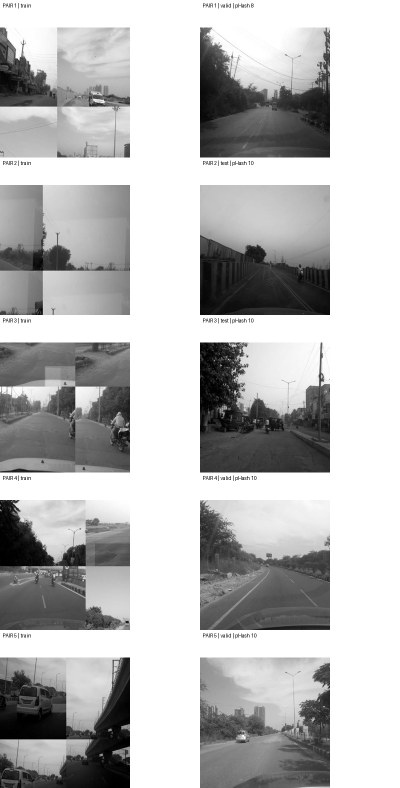
#> input picture experiments/dataset_quality/cross_split_manual_sheet_1.jpg, 800 x 1575 px, given in place of India_008541_jpg.rf.411752ffbb57ebb8c9ec33a9898daa7d.jpg, which was not available (shown at 1/2 size)
$ python compare_near_duplicates.py
#> lines starting #> are read from the running program, lines starting #| are printed output that depends on the picture
from pathlib import Path
from PIL import Image, ImageDraw

root = Path("data/raw/RDD-India")

image1 = root / "valid/images/India_008541_jpg.rf.411752ffbb57ebb8c9ec33a9898daa7d.jpg"
image2 = root / "test/images/India_000940_jpg.rf.f79a0d44fd1626ece8cc81897f9945d6.jpg"

img1 = Image.open(image1).convert("RGB")
#> img1 is the input picture: PIL image 800x1575 RGB; min 0, max 255, mean 186.6
img2 = Image.open(image2).convert("RGB")
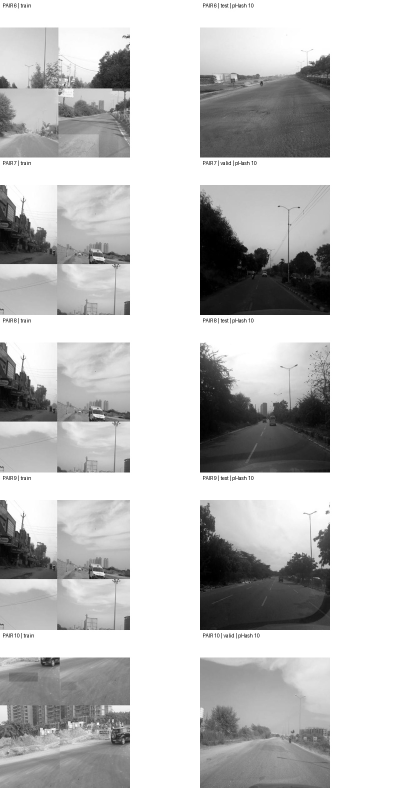
#> input picture experiments/dataset_quality/cross_split_manual_sheet_2.jpg, 800 x 1575 px, given in place of India_000940_jpg.rf.f79a0d44fd1626ece8cc81897f9945d6.jpg, which was not available (shown at 1/2 size)
#> img2 is the input picture: PIL image 800x1575 RGB; min 0, max 255, mean 196.3

img1.thumbnail((416, 416))
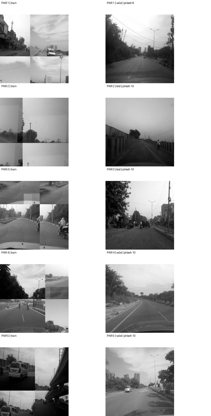
#> img1: PIL image 211x416 RGB; min 0, max 255, mean 186.5
img2.thumbnail((416, 416))
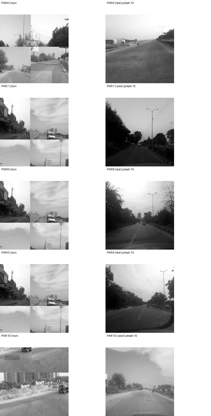
#> img2: PIL image 211x416 RGB; min 0, max 255, mean 196.2

canvas = Image.new("RGB", (850, 470), "white")
#> canvas: PIL image 850x470 RGB; every value is 255

draw = ImageDraw.Draw(canvas)

canvas.paste(img1, (5, 40))
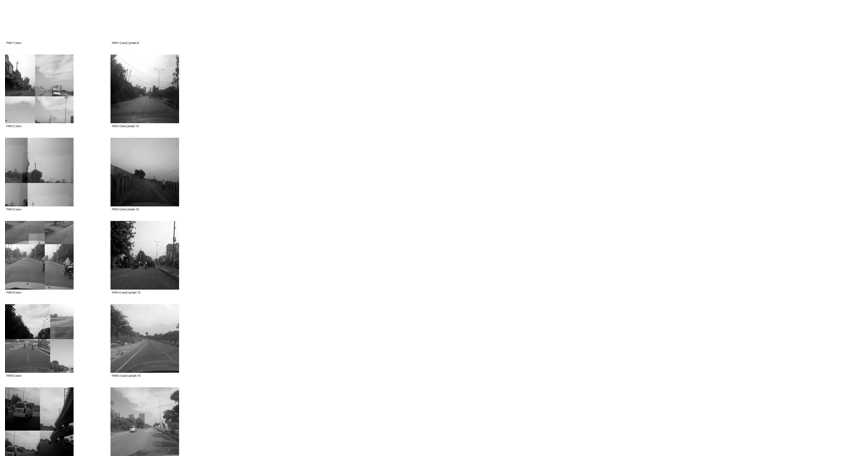
#> canvas: PIL image 850x470 RGB; min 0, max 255, mean 240
canvas.paste(img2, (430, 40))
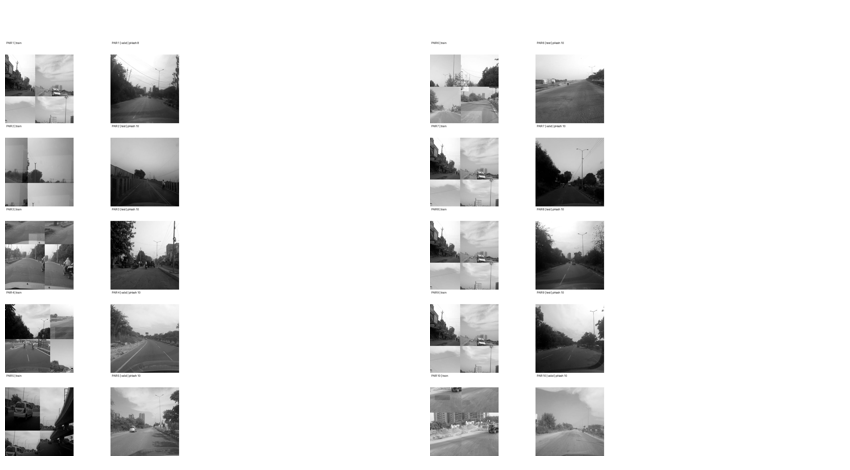
#> canvas: PIL image 850x470 RGB; min 0, max 255, mean 227

draw.text((5, 10), "VALIDATION IMAGE", fill="black")
draw.text((430, 10), "TEST IMAGE", fill="black")

output_dir = Path("experiments/dataset_quality")
output_dir.mkdir(parents=True, exist_ok=True)

output_path = output_dir / "near_duplicate_comparison.jpg"

canvas.save(output_path)
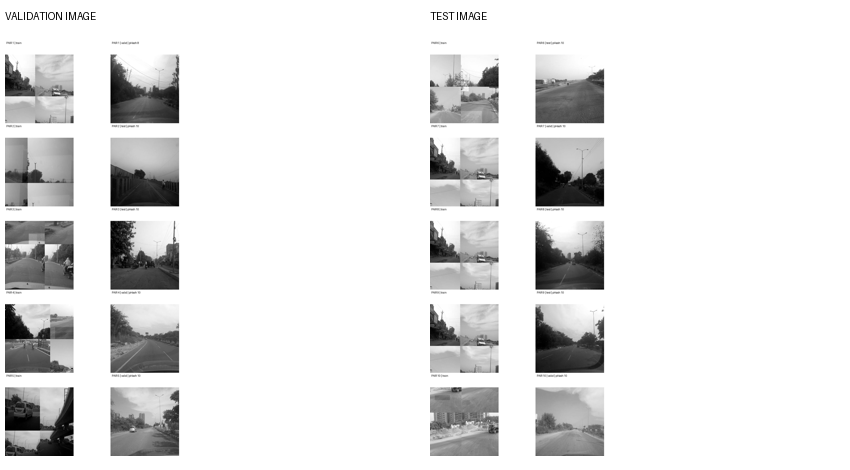
#> saved as near_duplicate_comparison.jpg: PIL image 850x470 RGB; min 0, max 255, mean 226.8

print("Comparison image saved to:")
print(output_path.resolve())
